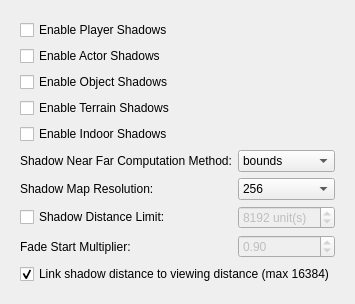
     <widget class="QWidget" name="ShadowWrapper">
      <attribute name="title">
       <string>Shadows</string>
      </attribute>
      <layout class="QHBoxLayout" name="horizontalLayout">
       <item>
        <widget class="QWidget" name="ShadowWidget">
         <property name="sizePolicy">
          <sizepolicy hsizetype="Preferred" vsizetype="Preferred">
           <horstretch>1</horstretch>
           <verstretch>1</verstretch>
          </sizepolicy>
         </property>
         <layout class="QGridLayout" name="shadowsLayout" columnstretch="0,0">
          <item row="0" column="0">
           <widget class="QCheckBox" name="playerShadowsCheckBox">
            <property name="toolTip">
             <string>&lt;html&gt;&lt;head/&gt;&lt;body&gt;&lt;p&gt;Enable shadows exclusively for the player character. May have a very minor performance impact.&lt;/p&gt;&lt;/body&gt;&lt;/html&gt;</string>
            </property>
            <property name="text">
             <string>Enable Player Shadows</string>
            </property>
           </widget>
          </item>
          <item row="1" column="0">
           <widget class="QCheckBox" name="actorShadowsCheckBox">
            <property name="toolTip">
             <string>&lt;html&gt;&lt;head/&gt;&lt;body&gt;&lt;p&gt;Enable shadows for NPCs and creatures besides the player character. May have a minor performance impact.&lt;/p&gt;&lt;/body&gt;&lt;/html&gt;</string>
            </property>
            <property name="text">
             <string>Enable Actor Shadows</string>
            </property>
           </widget>
          </item>
          <item row="2" column="0">
           <widget class="QCheckBox" name="objectShadowsCheckBox">
            <property name="toolTip">
             <string>&lt;html&gt;&lt;head/&gt;&lt;body&gt;&lt;p&gt;Enable shadows for primarily inanimate objects. May have a significant performance impact.&lt;/p&gt;&lt;/body&gt;&lt;/html&gt;</string>
            </property>
            <property name="text">
             <string>Enable Object Shadows</string>
            </property>
           </widget>
          </item>
          <item row="3" column="0">
           <widget class="QCheckBox" name="terrainShadowsCheckBox">
            <property name="toolTip">
             <string>&lt;html&gt;&lt;head/&gt;&lt;body&gt;&lt;p&gt;Enable shadows for the terrain including distant terrain. May have a significant performance and shadow quality impact.&lt;/p&gt;&lt;/body&gt;&lt;/html&gt;</string>
            </property>
            <property name="text">
             <string>Enable Terrain Shadows</string>
            </property>
           </widget>
          </item>
          <item row="4" column="0">
           <widget class="QCheckBox" name="indoorShadowsCheckBox">
            <property name="toolTip">
             <string>&lt;html&gt;&lt;head/&gt;&lt;body&gt;&lt;p&gt;Due to limitations with Morrowind's data, only actors can cast shadows indoors, which some might feel is distracting.&lt;/p&gt;&lt;p&gt;Has no effect if actor/player shadows are not enabled.&lt;/p&gt;&lt;/body&gt;&lt;/html&gt;</string>
            </property>
            <property name="text">
             <string>Enable Indoor Shadows</string>
            </property>
           </widget>
          </item>
          <item row="5" column="0">
           <widget class="QLabel" name="shadowComputeSceneBoundsLabel">
            <property name="toolTip">
             <string>&lt;html&gt;&lt;head/&gt;&lt;body&gt;&lt;p&gt;Type of "compute scene bounds" computation method to be used. Bounds (default) for good balance between performance and shadow quality, primitives for better looking shadows or none for no computation.&lt;/p&gt;&lt;/body&gt;&lt;/html&gt;</string>
            </property>
            <property name="text">
             <string>Shadow Near Far Computation Method:</string>
            </property>
           </widget>
          </item>
          <item row="5" column="1">compute scene bounds
           <widget class="QComboBox" name="shadowComputeSceneBoundsComboBox">
            <item>
             <property name="text">
              <string>bounds</string>
             </property>
            </item>
            <item>
             <property name="text">
              <string>primitives</string>
             </property>
            </item>
            <item>
             <property name="text">
              <string>none</string>
             </property>
            </item>
           </widget>
          </item>
          <item row="6" column="0">
           <widget class="QLabel" name="shadowResolutionLabel">
            <property name="toolTip">
             <string>&lt;html&gt;&lt;head/&gt;&lt;body&gt;&lt;p&gt;The resolution of each individual shadow map. Increasing it significantly improves shadow quality but may have a minor performance impact.&lt;/p&gt;&lt;/body&gt;&lt;/html&gt;</string>
            </property>
            <property name="text">
             <string>Shadow Map Resolution:</string>
            </property>
           </widget>
          </item>
          <item row="6" column="1">
           <widget class="QComboBox" name="shadowResolutionComboBox">
            <item>
             <property name="text">
              <string>256</string>
             </property>
            </item>
            <item>
             <property name="text">
              <string>512</string>
             </property>
            </item>
            <item>
             <property name="text">
              <string>1024</string>
             </property>
            </item>
            <item>
             <property name="text">
              <string>2048</string>
             </property>
            </item>
            <item>
             <property name="text">
              <string>4096</string>
             </property>
            </item>
            <item>
             <property name="text">
              <string>8192</string>
             </property>
            </item>
           </widget>
          </item>
          <item row="7" column="0">
           <widget class="QCheckBox" name="shadowDistanceCheckBox">
            <property name="toolTip">
             <string>&lt;html&gt;&lt;head/&gt;&lt;body&gt;&lt;p&gt;The distance from the camera at which shadows completely disappear.&lt;/p&gt;&lt;/body&gt;&lt;/html&gt;</string>
            </property>
            <property name="text">
             <string>Shadow Distance Limit:</string>
            </property>
           </widget>
          </item>
          <item row="7" column="1">
           <widget class="QSpinBox" name="shadowDistanceSpinBox">
            <property name="enabled">
             <bool>false</bool>
            </property>
            <property name="toolTip">
             <string>&lt;html&gt;&lt;head/&gt;&lt;body&gt;&lt;p&gt;64 game units is 1 real life yard or about 0.9 m&lt;/p&gt;&lt;/body&gt;&lt;/html&gt;</string>
            </property>
            <property name="suffix">
             <string> unit(s)</string>
            </property>
            <property name="minimum">
             <number>512</number>
            </property>
            <property name="maximum">
             <number>16384</number>
            </property>
            <property name="value">
             <number>8192</number>
            </property>
           </widget>
          </item>
          <item row="8" column="0">
           <widget class="QLabel" name="fadeStartLabel">
            <property name="toolTip">
             <string>&lt;html&gt;&lt;head/&gt;&lt;body&gt;&lt;p&gt;The fraction of the limit above at which shadows begin to gradually fade away.&lt;/p&gt;&lt;/body&gt;&lt;/html&gt;</string>
            </property>
            <property name="text">
             <string>Fade Start Multiplier:</string>
            </property>
           </widget>
          </item>
          <item row="8" column="1">
           <widget class="QDoubleSpinBox" name="fadeStartSpinBox">
            <property name="enabled">
             <bool>false</bool>
            </property>
            <property name="decimals">
             <number>2</number>
            </property>
            <property name="minimum">
             <double>0</double>
            </property>
            <property name="maximum">
             <double>1</double>
            </property>
            <property name="value">
             <double>0.90</double>
            </property>
           </widget>
          </item>
          <item row="9" column="0" colspan="2">
           <widget class="QCheckBox" name="linkShadowDistanceCheckBox">
            <property name="text">
             <string>Link shadow distance to viewing distance (max 16384)</string>
            </property>
            <property name="checked">
             <bool>true</bool>
            </property>
            <property name="toolTip">
             <string>When enabled, the launcher keeps shadow distance equal to the current viewing distance, clamped to 16384 game units.</string>
            </property>
           </widget>
          </item>
         </layout>
        </widget>
       </item>
      </layout>
     </widget>
